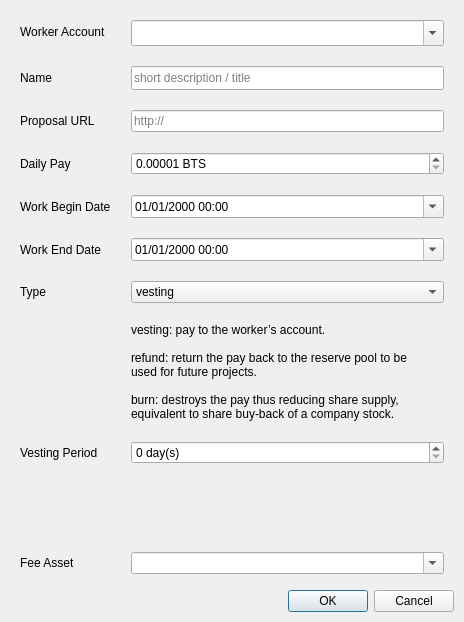
<?xml version="1.0" encoding="UTF-8"?>
<ui version="4.0">
 <class>CreateWorker</class>
 <widget class="QDialog" name="CreateWorker">
  <property name="geometry">
   <rect>
    <x>0</x>
    <y>0</y>
    <width>464</width>
    <height>622</height>
   </rect>
  </property>
  <property name="sizePolicy">
   <sizepolicy hsizetype="Fixed" vsizetype="Fixed">
    <horstretch>0</horstretch>
    <verstretch>0</verstretch>
   </sizepolicy>
  </property>
  <property name="windowTitle">
   <string>Worker</string>
  </property>
  <layout class="QVBoxLayout" name="verticalLayout">
   <property name="leftMargin">
    <number>10</number>
   </property>
   <property name="topMargin">
    <number>10</number>
   </property>
   <property name="rightMargin">
    <number>10</number>
   </property>
   <property name="bottomMargin">
    <number>10</number>
   </property>
   <item>
    <layout class="QFormLayout" name="formLayout">
     <property name="fieldGrowthPolicy">
      <enum>QFormLayout::AllNonFixedFieldsGrow</enum>
     </property>
     <property name="horizontalSpacing">
      <number>20</number>
     </property>
     <property name="verticalSpacing">
      <number>20</number>
     </property>
     <property name="leftMargin">
      <number>10</number>
     </property>
     <property name="topMargin">
      <number>10</number>
     </property>
     <property name="rightMargin">
      <number>10</number>
     </property>
     <property name="bottomMargin">
      <number>10</number>
     </property>
     <item row="0" column="0">
      <widget class="QLabel" name="label">
       <property name="text">
        <string>Worker Account</string>
       </property>
      </widget>
     </item>
     <item row="0" column="1">
      <widget class="QComboBox" name="accountBox">
       <property name="minimumSize">
        <size>
         <width>0</width>
         <height>26</height>
        </size>
       </property>
       <property name="editable">
        <bool>true</bool>
       </property>
      </widget>
     </item>
     <item row="1" column="0">
      <widget class="QLabel" name="label_2">
       <property name="text">
        <string>Name</string>
       </property>
      </widget>
     </item>
     <item row="1" column="1">
      <widget class="QLineEdit" name="nameEdit">
       <property name="minimumSize">
        <size>
         <width>0</width>
         <height>24</height>
        </size>
       </property>
       <property name="maxLength">
        <number>255</number>
       </property>
       <property name="placeholderText">
        <string>short description / title</string>
       </property>
      </widget>
     </item>
     <item row="2" column="0">
      <widget class="QLabel" name="label_21">
       <property name="text">
        <string>Proposal URL</string>
       </property>
      </widget>
     </item>
     <item row="2" column="1">
      <widget class="QLineEdit" name="urlEdit">
       <property name="placeholderText">
        <string>http://</string>
       </property>
      </widget>
     </item>
     <item row="3" column="0">
      <widget class="QLabel" name="label_4">
       <property name="text">
        <string>Daily Pay</string>
       </property>
      </widget>
     </item>
     <item row="3" column="1">
      <widget class="QDoubleSpinBox" name="dailyPaySpin">
       <property name="locale">
        <locale language="C" country="AnyCountry"/>
       </property>
       <property name="suffix">
        <string> BTS</string>
       </property>
       <property name="decimals">
        <number>5</number>
       </property>
       <property name="minimum">
        <double>0.000010000000000</double>
       </property>
       <property name="maximum">
        <double>9999999.990000000223517</double>
       </property>
      </widget>
     </item>
     <item row="4" column="0">
      <widget class="QLabel" name="label_7">
       <property name="text">
        <string>Work Begin Date</string>
       </property>
      </widget>
     </item>
     <item row="4" column="1">
      <widget class="QDateTimeEdit" name="startDate">
       <property name="locale">
        <locale language="C" country="AnyCountry"/>
       </property>
       <property name="displayFormat">
        <string>dd/MM/yyyy hh:mm</string>
       </property>
       <property name="calendarPopup">
        <bool>true</bool>
       </property>
       <property name="timeSpec">
        <enum>Qt::UTC</enum>
       </property>
      </widget>
     </item>
     <item row="5" column="0">
      <widget class="QLabel" name="label_8">
       <property name="text">
        <string>Work End Date</string>
       </property>
      </widget>
     </item>
     <item row="5" column="1">
      <widget class="QDateTimeEdit" name="endDate">
       <property name="locale">
        <locale language="C" country="AnyCountry"/>
       </property>
       <property name="displayFormat">
        <string>dd/MM/yyyy hh:mm</string>
       </property>
       <property name="calendarPopup">
        <bool>true</bool>
       </property>
       <property name="timeSpec">
        <enum>Qt::UTC</enum>
       </property>
      </widget>
     </item>
     <item row="6" column="0">
      <widget class="QLabel" name="label_6">
       <property name="text">
        <string>Type</string>
       </property>
      </widget>
     </item>
     <item row="6" column="1">
      <widget class="QComboBox" name="typeCombo">
       <item>
        <property name="text">
         <string>vesting</string>
        </property>
       </item>
       <item>
        <property name="text">
         <string>refund</string>
        </property>
       </item>
       <item>
        <property name="text">
         <string>burn</string>
        </property>
       </item>
      </widget>
     </item>
     <item row="7" column="1">
      <widget class="QLabel" name="typeLabel">
       <property name="maximumSize">
        <size>
         <width>300</width>
         <height>16777215</height>
        </size>
       </property>
       <property name="text">
        <string>vesting: pay to the worker’s account.

refund: return the pay back to the reserve pool to be used for future projects.

burn: destroys the pay thus reducing share supply, equivalent to share buy-back of a company stock.</string>
       </property>
       <property name="textFormat">
        <enum>Qt::AutoText</enum>
       </property>
       <property name="scaledContents">
        <bool>false</bool>
       </property>
       <property name="alignment">
        <set>Qt::AlignLeading|Qt::AlignLeft|Qt::AlignTop</set>
       </property>
       <property name="wordWrap">
        <bool>true</bool>
       </property>
       <property name="margin">
        <number>0</number>
       </property>
       <property name="indent">
        <number>-1</number>
       </property>
      </widget>
     </item>
     <item row="9" column="1">
      <spacer name="verticalSpacer">
       <property name="orientation">
        <enum>Qt::Vertical</enum>
       </property>
       <property name="sizeHint" stdset="0">
        <size>
         <width>20</width>
         <height>40</height>
        </size>
       </property>
      </spacer>
     </item>
     <item row="10" column="0">
      <widget class="QLabel" name="feeAssetLabel">
       <property name="text">
        <string>Fee Asset</string>
       </property>
      </widget>
     </item>
     <item row="10" column="1">
      <widget class="QComboBox" name="feeAsset">
       <property name="editable">
        <bool>true</bool>
       </property>
      </widget>
     </item>
     <item row="8" column="0">
      <widget class="QLabel" name="daysLabel">
       <property name="text">
        <string>Vesting Period</string>
       </property>
      </widget>
     </item>
     <item row="8" column="1">
      <widget class="QSpinBox" name="daysSpin">
       <property name="suffix">
        <string> day(s)</string>
       </property>
      </widget>
     </item>
    </layout>
   </item>
   <item>
    <widget class="QDialogButtonBox" name="buttonBox">
     <property name="standardButtons">
      <set>QDialogButtonBox::Cancel|QDialogButtonBox::Ok</set>
     </property>
    </widget>
   </item>
  </layout>
 </widget>
 <tabstops>
  <tabstop>accountBox</tabstop>
  <tabstop>nameEdit</tabstop>
  <tabstop>urlEdit</tabstop>
  <tabstop>dailyPaySpin</tabstop>
  <tabstop>startDate</tabstop>
  <tabstop>endDate</tabstop>
  <tabstop>typeCombo</tabstop>
  <tabstop>daysSpin</tabstop>
  <tabstop>feeAsset</tabstop>
 </tabstops>
 <resources>
  <include location="res.qrc"/>
 </resources>
 <connections/>
</ui>
